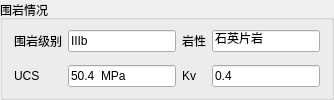
             <widget class="QGroupBox" name="rock_gb">
              <property name="title">
               <string>围岩情况</string>
              </property>
              <layout class="QGridLayout" name="gridLayout_2">
               <property name="topMargin">
                <number>0</number>
               </property>
               <property name="bottomMargin">
                <number>0</number>
               </property>
               <property name="verticalSpacing">
                <number>3</number>
               </property>
               <item row="0" column="2">
                <widget class="QLabel" name="label_5">
                 <property name="text">
                  <string>岩性</string>
                 </property>
                </widget>
               </item>
               <item row="2" column="0">
                <widget class="QLabel" name="label_4">
                 <property name="text">
                  <string>UCS</string>
                 </property>
                </widget>
               </item>
               <item row="2" column="1">
                <widget class="QLineEdit" name="lineEdit_3">
                 <property name="text">
                  <string>50.4  MPa</string>
                 </property>
                </widget>
               </item>
               <item row="0" column="0">
                <widget class="QLabel" name="label_3">
                 <property name="text">
                  <string>围岩级别</string>
                 </property>
                </widget>
               </item>
               <item row="0" column="1">
                <widget class="QLineEdit" name="lineEdit_2">
                 <property name="text">
                  <string>IIIb</string>
                 </property>
                </widget>
               </item>
               <item row="0" column="3">
                <widget class="QLineEdit" name="lineEdit_4">
                 <property name="text">
                  <string>石英片岩</string>
                 </property>
                </widget>
               </item>
               <item row="2" column="2">
                <widget class="QLabel" name="label_6">
                 <property name="text">
                  <string>Kv</string>
                 </property>
                </widget>
               </item>
               <item row="2" column="3">
                <widget class="QLineEdit" name="lineEdit_5">
                 <property name="text">
                  <string>0.4</string>
                 </property>
                </widget>
               </item>
              </layout>
             </widget>
